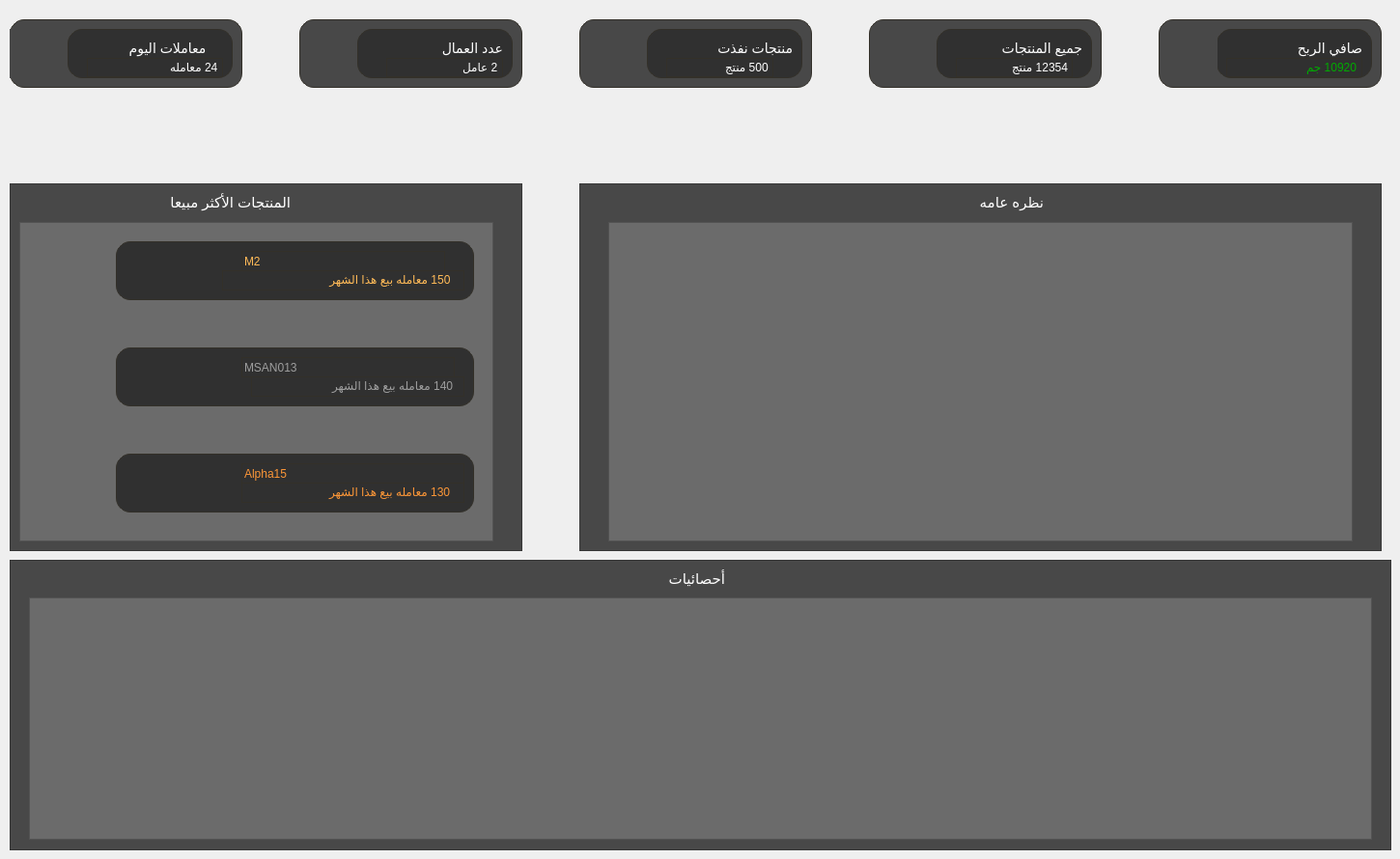
   <widget class="QWidget" name="tab">
    <attribute name="title">
     <string>mian tab</string>
    </attribute>
    <widget class="QGraphicsView" name="graphicsView_8">
     <property name="geometry">
      <rect>
       <x>10</x>
       <y>580</y>
       <width>1431</width>
       <height>301</height>
      </rect>
     </property>
     <property name="styleSheet">
      <string notr="true">background-color: rgb(72, 72, 72);
</string>
     </property>
    </widget>
    <widget class="QGraphicsView" name="graphicsView_9">
     <property name="geometry">
      <rect>
       <x>30</x>
       <y>619</y>
       <width>1391</width>
       <height>251</height>
      </rect>
     </property>
     <property name="styleSheet">
      <string notr="true">background-color: rgb(136, 136, 136);
background-color: rgb(107, 107, 107);</string>
     </property>
    </widget>
    <widget class="QLabel" name="label_23">
     <property name="geometry">
      <rect>
       <x>670</x>
       <y>590</y>
       <width>81</width>
       <height>20</height>
      </rect>
     </property>
     <property name="styleSheet">
      <string notr="true">background-color: transparent;
color: rgb(255, 255, 255);
font-size:15px;</string>
     </property>
     <property name="text">
      <string>أحصائيات</string>
     </property>
    </widget>
    <widget class="QGraphicsView" name="graphicsView_18">
     <property name="geometry">
      <rect>
       <x>1200</x>
       <y>20</y>
       <width>231</width>
       <height>71</height>
      </rect>
     </property>
     <property name="autoFillBackground">
      <bool>false</bool>
     </property>
     <property name="styleSheet">
      <string notr="true">
background-color: rgb(72, 72, 72);
border-radius:15px;
	border:1px solid #333029;
</string>
     </property>
    </widget>
    <widget class="QGraphicsView" name="graphicsView_19">
     <property name="geometry">
      <rect>
       <x>1260</x>
       <y>30</y>
       <width>161</width>
       <height>51</height>
      </rect>
     </property>
     <property name="autoFillBackground">
      <bool>false</bool>
     </property>
     <property name="styleSheet">
      <string notr="true">
background-color: rgb(48, 48, 48);
border-radius:15px;
	border:1px solid #333029;
</string>
     </property>
    </widget>
    <widget class="QGraphicsView" name="graphicsView_20">
     <property name="geometry">
      <rect>
       <x>900</x>
       <y>20</y>
       <width>241</width>
       <height>71</height>
      </rect>
     </property>
     <property name="autoFillBackground">
      <bool>false</bool>
     </property>
     <property name="styleSheet">
      <string notr="true">
background-color: rgb(72, 72, 72);
border-radius:15px;
	border:1px solid #333029;
</string>
     </property>
    </widget>
    <widget class="QGraphicsView" name="graphicsView_21">
     <property name="geometry">
      <rect>
       <x>600</x>
       <y>20</y>
       <width>241</width>
       <height>71</height>
      </rect>
     </property>
     <property name="autoFillBackground">
      <bool>false</bool>
     </property>
     <property name="styleSheet">
      <string notr="true">
background-color: rgb(72, 72, 72);
border-radius:15px;
	border:1px solid #333029;
</string>
     </property>
    </widget>
    <widget class="QGraphicsView" name="graphicsView_22">
     <property name="geometry">
      <rect>
       <x>10</x>
       <y>20</y>
       <width>241</width>
       <height>71</height>
      </rect>
     </property>
     <property name="autoFillBackground">
      <bool>false</bool>
     </property>
     <property name="styleSheet">
      <string notr="true">
background-color: rgb(72, 72, 72);
border-radius:15px;
	border:1px solid #333029;
</string>
     </property>
    </widget>
    <widget class="QGraphicsView" name="graphicsView_23">
     <property name="geometry">
      <rect>
       <x>310</x>
       <y>20</y>
       <width>231</width>
       <height>71</height>
      </rect>
     </property>
     <property name="autoFillBackground">
      <bool>false</bool>
     </property>
     <property name="styleSheet">
      <string notr="true">
background-color: rgb(72, 72, 72);
border-radius:15px;
	border:1px solid #333029;
</string>
     </property>
    </widget>
    <widget class="QGraphicsView" name="graphicsView_24">
     <property name="geometry">
      <rect>
       <x>970</x>
       <y>30</y>
       <width>161</width>
       <height>51</height>
      </rect>
     </property>
     <property name="autoFillBackground">
      <bool>false</bool>
     </property>
     <property name="styleSheet">
      <string notr="true">
background-color: rgb(48, 48, 48);
border-radius:15px;
	border:1px solid #333029;
</string>
     </property>
    </widget>
    <widget class="QGraphicsView" name="graphicsView_25">
     <property name="geometry">
      <rect>
       <x>670</x>
       <y>30</y>
       <width>161</width>
       <height>51</height>
      </rect>
     </property>
     <property name="autoFillBackground">
      <bool>false</bool>
     </property>
     <property name="styleSheet">
      <string notr="true">
background-color: rgb(48, 48, 48);
border-radius:15px;
	border:1px solid #333029;
</string>
     </property>
    </widget>
    <widget class="QGraphicsView" name="graphicsView_26">
     <property name="geometry">
      <rect>
       <x>370</x>
       <y>30</y>
       <width>161</width>
       <height>51</height>
      </rect>
     </property>
     <property name="autoFillBackground">
      <bool>false</bool>
     </property>
     <property name="styleSheet">
      <string notr="true">
background-color: rgb(48, 48, 48);
border-radius:15px;
	border:1px solid #333029;
</string>
     </property>
    </widget>
    <widget class="QGraphicsView" name="graphicsView_27">
     <property name="geometry">
      <rect>
       <x>70</x>
       <y>30</y>
       <width>171</width>
       <height>51</height>
      </rect>
     </property>
     <property name="autoFillBackground">
      <bool>false</bool>
     </property>
     <property name="styleSheet">
      <string notr="true">
background-color: rgb(48, 48, 48);
border-radius:15px;
	border:1px solid #333029;
</string>
     </property>
    </widget>
    <widget class="QLineEdit" name="lineEdit_3">
     <property name="geometry">
      <rect>
       <x>1270</x>
       <y>60</y>
       <width>141</width>
       <height>20</height>
      </rect>
     </property>
     <property name="styleSheet">
      <string notr="true">color: rgb(0, 170, 0);
background-color: rgb(48, 48, 48);
border-radius:15px;
	border:1px solid #333029;
</string>
     </property>
     <property name="text">
      <string>10920 جم</string>
     </property>
     <property name="readOnly">
      <bool>true</bool>
     </property>
    </widget>
    <widget class="QLabel" name="label_41">
     <property name="geometry">
      <rect>
       <x>1330</x>
       <y>40</y>
       <width>81</width>
       <height>21</height>
      </rect>
     </property>
     <property name="layoutDirection">
      <enum>Qt::LeftToRight</enum>
     </property>
     <property name="styleSheet">
      <string notr="true">color: rgb(255, 255, 255);font-size:14px;</string>
     </property>
     <property name="text">
      <string>صافي الربح</string>
     </property>
     <property name="textFormat">
      <enum>Qt::AutoText</enum>
     </property>
    </widget>
    <widget class="QLabel" name="label_40">
     <property name="geometry">
      <rect>
       <x>1210</x>
       <y>30</y>
       <width>51</width>
       <height>51</height>
      </rect>
     </property>
     <property name="styleSheet">
      <string notr="true">
background-color: rgb(72, 72, 72);</string>
     </property>
     <property name="text">
      <string/>
     </property>
     <property name="pixmap">
      <pixmap resource="icons/icons.qrc">:/newPrefix/profit.png</pixmap>
     </property>
     <property name="scaledContents">
      <bool>true</bool>
     </property>
    </widget>
    <widget class="QLineEdit" name="lineEdit_2">
     <property name="geometry">
      <rect>
       <x>990</x>
       <y>60</y>
       <width>121</width>
       <height>20</height>
      </rect>
     </property>
     <property name="styleSheet">
      <string notr="true">color: rgb(255, 255, 255);
background-color: rgb(48, 48, 48);
border-radius:15px;
	border:1px solid #333029;</string>
     </property>
     <property name="text">
      <string>12354 منتج</string>
     </property>
     <property name="readOnly">
      <bool>true</bool>
     </property>
    </widget>
    <widget class="QLabel" name="label_37">
     <property name="geometry">
      <rect>
       <x>1030</x>
       <y>40</y>
       <width>91</width>
       <height>21</height>
      </rect>
     </property>
     <property name="layoutDirection">
      <enum>Qt::LeftToRight</enum>
     </property>
     <property name="styleSheet">
      <string notr="true">color: rgb(255, 255, 255);
font-size:14px;</string>
     </property>
     <property name="text">
      <string>جميع المنتجات</string>
     </property>
     <property name="textFormat">
      <enum>Qt::AutoText</enum>
     </property>
    </widget>
    <widget class="QLabel" name="label_36">
     <property name="geometry">
      <rect>
       <x>910</x>
       <y>30</y>
       <width>51</width>
       <height>51</height>
      </rect>
     </property>
     <property name="styleSheet">
      <string notr="true">
background-color: rgb(72, 72, 72);</string>
     </property>
     <property name="text">
      <string/>
     </property>
     <property name="pixmap">
      <pixmap resource="icons/icons.qrc">:/newPrefix/boxes.png</pixmap>
     </property>
     <property name="scaledContents">
      <bool>true</bool>
     </property>
    </widget>
    <widget class="QLabel" name="label_33">
     <property name="geometry">
      <rect>
       <x>740</x>
       <y>40</y>
       <width>81</width>
       <height>21</height>
      </rect>
     </property>
     <property name="layoutDirection">
      <enum>Qt::LeftToRight</enum>
     </property>
     <property name="styleSheet">
      <string notr="true">color: rgb(255, 255, 255);
font-size:14px;</string>
     </property>
     <property name="text">
      <string>منتجات نفذت</string>
     </property>
     <property name="textFormat">
      <enum>Qt::AutoText</enum>
     </property>
    </widget>
    <widget class="QLineEdit" name="lineEdit_5">
     <property name="geometry">
      <rect>
       <x>90</x>
       <y>60</y>
       <width>141</width>
       <height>20</height>
      </rect>
     </property>
     <property name="styleSheet">
      <string notr="true">color: rgb(255, 255, 255);
background-color: rgb(48, 48, 48);
border-radius:15px;
	border:1px solid #333029;</string>
     </property>
     <property name="text">
      <string>24 معامله</string>
     </property>
     <property name="readOnly">
      <bool>true</bool>
     </property>
    </widget>
    <widget class="QLineEdit" name="lineEdit_4">
     <property name="geometry">
      <rect>
       <x>400</x>
       <y>60</y>
       <width>121</width>
       <height>20</height>
      </rect>
     </property>
     <property name="styleSheet">
      <string notr="true">color: rgb(255, 255, 255);
background-color: rgb(48, 48, 48);
border-radius:15px;
	border:1px solid #333029;</string>
     </property>
     <property name="text">
      <string>2 عامل</string>
     </property>
     <property name="readOnly">
      <bool>true</bool>
     </property>
    </widget>
    <widget class="QLabel" name="label_27">
     <property name="geometry">
      <rect>
       <x>420</x>
       <y>40</y>
       <width>101</width>
       <height>21</height>
      </rect>
     </property>
     <property name="layoutDirection">
      <enum>Qt::LeftToRight</enum>
     </property>
     <property name="styleSheet">
      <string notr="true">font-size:14px;color: rgb(255, 255, 255);</string>
     </property>
     <property name="text">
      <string>عدد العمال</string>
     </property>
     <property name="textFormat">
      <enum>Qt::AutoText</enum>
     </property>
    </widget>
    <widget class="QLineEdit" name="lineEdit">
     <property name="geometry">
      <rect>
       <x>690</x>
       <y>60</y>
       <width>111</width>
       <height>20</height>
      </rect>
     </property>
     <property name="styleSheet">
      <string notr="true">color: rgb(255, 255, 255);
background-color: rgb(48, 48, 48);
border-radius:15px;
	border:1px solid #333029;</string>
     </property>
     <property name="text">
      <string>500 منتج</string>
     </property>
     <property name="readOnly">
      <bool>true</bool>
     </property>
    </widget>
    <widget class="QLabel" name="label_24">
     <property name="geometry">
      <rect>
       <x>120</x>
       <y>40</y>
       <width>101</width>
       <height>21</height>
      </rect>
     </property>
     <property name="layoutDirection">
      <enum>Qt::LeftToRight</enum>
     </property>
     <property name="styleSheet">
      <string notr="true">font-size:14px;color: rgb(255, 255, 255);</string>
     </property>
     <property name="text">
      <string>  معاملات اليوم</string>
     </property>
     <property name="textFormat">
      <enum>Qt::AutoText</enum>
     </property>
    </widget>
    <widget class="QLabel" name="label_32">
     <property name="geometry">
      <rect>
       <x>610</x>
       <y>30</y>
       <width>51</width>
       <height>51</height>
      </rect>
     </property>
     <property name="styleSheet">
      <string notr="true">
background-color: rgb(72, 72, 72);</string>
     </property>
     <property name="text">
      <string/>
     </property>
     <property name="pixmap">
      <pixmap resource="icons/icons.qrc">:/newPrefix/out-of-stock.png</pixmap>
     </property>
     <property name="scaledContents">
      <bool>true</bool>
     </property>
    </widget>
    <widget class="QLabel" name="label_25">
     <property name="geometry">
      <rect>
       <x>10</x>
       <y>30</y>
       <width>51</width>
       <height>51</height>
      </rect>
     </property>
     <property name="styleSheet">
      <string notr="true">
background-color: rgb(72, 72, 72);</string>
     </property>
     <property name="text">
      <string/>
     </property>
     <property name="pixmap">
      <pixmap resource="icons/icons.qrc">:/newPrefix/availability.png</pixmap>
     </property>
     <property name="scaledContents">
      <bool>true</bool>
     </property>
    </widget>
    <widget class="QLabel" name="label_26">
     <property name="geometry">
      <rect>
       <x>320</x>
       <y>30</y>
       <width>41</width>
       <height>51</height>
      </rect>
     </property>
     <property name="styleSheet">
      <string notr="true">
background-color: rgb(72, 72, 72);</string>
     </property>
     <property name="text">
      <string/>
     </property>
     <property name="pixmap">
      <pixmap resource="icons/icons.qrc">:/newPrefix/team.png</pixmap>
     </property>
     <property name="scaledContents">
      <bool>true</bool>
     </property>
    </widget>
    <widget class="QGraphicsView" name="graphicsView_28">
     <property name="geometry">
      <rect>
       <x>600</x>
       <y>190</y>
       <width>831</width>
       <height>381</height>
      </rect>
     </property>
     <property name="styleSheet">
      <string notr="true">background-color: rgb(72, 72, 72);
</string>
     </property>
    </widget>
    <widget class="QLabel" name="label_44">
     <property name="geometry">
      <rect>
       <x>940</x>
       <y>200</y>
       <width>141</width>
       <height>20</height>
      </rect>
     </property>
     <property name="styleSheet">
      <string notr="true">background-color: transparent;
color: rgb(255, 255, 255);
font-size:15px;</string>
     </property>
     <property name="text">
      <string>نظره عامه</string>
     </property>
    </widget>
    <widget class="QGraphicsView" name="graphicsView_31">
     <property name="geometry">
      <rect>
       <x>630</x>
       <y>230</y>
       <width>771</width>
       <height>331</height>
      </rect>
     </property>
     <property name="styleSheet">
      <string notr="true">background-color: rgb(136, 136, 136);
background-color: rgb(107, 107, 107);</string>
     </property>
    </widget>
    <widget class="QGraphicsView" name="graphicsView_32">
     <property name="geometry">
      <rect>
       <x>10</x>
       <y>190</y>
       <width>531</width>
       <height>381</height>
      </rect>
     </property>
     <property name="styleSheet">
      <string notr="true">background-color: rgb(72, 72, 72);
</string>
     </property>
    </widget>
    <widget class="QGraphicsView" name="graphicsView_33">
     <property name="geometry">
      <rect>
       <x>20</x>
       <y>230</y>
       <width>491</width>
       <height>331</height>
      </rect>
     </property>
     <property name="styleSheet">
      <string notr="true">background-color: rgb(136, 136, 136);
background-color: rgb(107, 107, 107);</string>
     </property>
    </widget>
    <widget class="QLabel" name="label_43">
     <property name="geometry">
      <rect>
       <x>160</x>
       <y>200</y>
       <width>141</width>
       <height>20</height>
      </rect>
     </property>
     <property name="styleSheet">
      <string notr="true">background-color: transparent;
color: rgb(255, 255, 255);
font-size:15px;</string>
     </property>
     <property name="text">
      <string>المنتجات الأكثر مبيعا</string>
     </property>
    </widget>
    <widget class="QLabel" name="label_56">
     <property name="geometry">
      <rect>
       <x>50</x>
       <y>470</y>
       <width>51</width>
       <height>51</height>
      </rect>
     </property>
     <property name="styleSheet">
      <string notr="true">background-color: rgb(107, 107, 107);</string>
     </property>
     <property name="text">
      <string/>
     </property>
     <property name="pixmap">
      <pixmap resource="icons/icons.qrc">:/newPrefix/33.png</pixmap>
     </property>
     <property name="scaledContents">
      <bool>true</bool>
     </property>
    </widget>
    <widget class="QLabel" name="label_60">
     <property name="geometry">
      <rect>
       <x>50</x>
       <y>360</y>
       <width>51</width>
       <height>51</height>
      </rect>
     </property>
     <property name="styleSheet">
      <string notr="true">background-color: rgb(107, 107, 107);</string>
     </property>
     <property name="text">
      <string/>
     </property>
     <property name="pixmap">
      <pixmap resource="icons/icons.qrc">:/newPrefix/2.png</pixmap>
     </property>
     <property name="scaledContents">
      <bool>true</bool>
     </property>
    </widget>
    <widget class="QLabel" name="label_61">
     <property name="geometry">
      <rect>
       <x>50</x>
       <y>250</y>
       <width>51</width>
       <height>51</height>
      </rect>
     </property>
     <property name="styleSheet">
      <string notr="true">background-color: rgb(107, 107, 107);</string>
     </property>
     <property name="text">
      <string/>
     </property>
     <property name="pixmap">
      <pixmap resource="icons/icons.qrc">:/newPrefix/11.png</pixmap>
     </property>
     <property name="scaledContents">
      <bool>true</bool>
     </property>
    </widget>
    <widget class="QGraphicsView" name="graphicsView_36">
     <property name="geometry">
      <rect>
       <x>120</x>
       <y>470</y>
       <width>371</width>
       <height>61</height>
      </rect>
     </property>
     <property name="autoFillBackground">
      <bool>false</bool>
     </property>
     <property name="styleSheet">
      <string notr="true">
background-color: rgb(48, 48, 48);
border-radius:15px;
	border:1px solid #333029;
</string>
     </property>
    </widget>
    <widget class="QGraphicsView" name="graphicsView_37">
     <property name="geometry">
      <rect>
       <x>120</x>
       <y>250</y>
       <width>371</width>
       <height>61</height>
      </rect>
     </property>
     <property name="autoFillBackground">
      <bool>false</bool>
     </property>
     <property name="styleSheet">
      <string notr="true">
background-color: rgb(48, 48, 48);
border-radius:15px;
	border:1px solid #333029;
</string>
     </property>
    </widget>
    <widget class="QGraphicsView" name="graphicsView_38">
     <property name="geometry">
      <rect>
       <x>120</x>
       <y>360</y>
       <width>371</width>
       <height>61</height>
      </rect>
     </property>
     <property name="autoFillBackground">
      <bool>false</bool>
     </property>
     <property name="styleSheet">
      <string notr="true">
background-color: rgb(48, 48, 48);
border-radius:15px;
	border:1px solid #333029;
</string>
     </property>
    </widget>
    <widget class="QLineEdit" name="lineEdit_7">
     <property name="geometry">
      <rect>
       <x>230</x>
       <y>280</y>
       <width>251</width>
       <height>21</height>
      </rect>
     </property>
     <property name="styleSheet">
      <string notr="true">color: rgb(255, 255, 255);
background-color: rgb(48, 48, 48);
border-radius:15px;
	border:1px solid #333029;
font: 63 10pt &quot;Segoe UI Semibold&quot;;
color: rgb(255, 186, 87);</string>
     </property>
     <property name="text">
      <string>   150 معامله بيع هذا الشهر </string>
     </property>
    </widget>
    <widget class="QLineEdit" name="lineEdit_10">
     <property name="geometry">
      <rect>
       <x>250</x>
       <y>500</y>
       <width>231</width>
       <height>21</height>
      </rect>
     </property>
     <property name="styleSheet">
      <string notr="true">color: rgb(255, 255, 255);
background-color: rgb(48, 48, 48);
border-radius:15px;
	border:1px solid #333029;
font: 63 10pt &quot;Segoe UI Semibold&quot;;
color: rgb(252, 150, 55);
</string>
     </property>
     <property name="text">
      <string>   130 معامله بيع هذا الشهر</string>
     </property>
    </widget>
    <widget class="QLineEdit" name="lineEdit_8">
     <property name="geometry">
      <rect>
       <x>250</x>
       <y>370</y>
       <width>221</width>
       <height>21</height>
      </rect>
     </property>
     <property name="styleSheet">
      <string notr="true">color: rgb(255, 255, 255);
background-color: rgb(48, 48, 48);
border-radius:15px;
	border:1px solid #333029;
font: 63 10pt &quot;Segoe UI Semibold&quot;;
color: rgb(158, 158, 158);</string>
     </property>
     <property name="text">
      <string>MSAN013</string>
     </property>
    </widget>
    <widget class="QLineEdit" name="lineEdit_11">
     <property name="geometry">
      <rect>
       <x>250</x>
       <y>480</y>
       <width>231</width>
       <height>21</height>
      </rect>
     </property>
     <property name="styleSheet">
      <string notr="true">color: rgb(255, 255, 255);
background-color: rgb(48, 48, 48);
border-radius:15px;
	border:1px solid #333029;
font: 63 10pt &quot;Segoe UI Semibold&quot;;
color: rgb(252, 150, 55);</string>
     </property>
     <property name="text">
      <string>Alpha15</string>
     </property>
    </widget>
    <widget class="QLineEdit" name="lineEdit_6">
     <property name="geometry">
      <rect>
       <x>250</x>
       <y>260</y>
       <width>211</width>
       <height>21</height>
      </rect>
     </property>
     <property name="styleSheet">
      <string notr="true">color: rgb(255, 255, 255);
background-color: rgb(48, 48, 48);
border-radius:15px;
	border:1px solid #333029;
font: 63 10pt &quot;Segoe UI Semibold&quot;;
color:rgb(255, 186, 87);</string>
     </property>
     <property name="text">
      <string>M2</string>
     </property>
    </widget>
    <widget class="QLineEdit" name="lineEdit_9">
     <property name="geometry">
      <rect>
       <x>260</x>
       <y>390</y>
       <width>221</width>
       <height>21</height>
      </rect>
     </property>
     <property name="styleSheet">
      <string notr="true">color: rgb(255, 255, 255);
background-color: rgb(48, 48, 48);
border-radius:15px;
	border:1px solid #333029;
font: 63 10pt &quot;Segoe UI Semibold&quot;;
color: rgb(158, 158, 158);</string>
     </property>
     <property name="text">
      <string>  140 معامله بيع هذا الشهر</string>
     </property>
    </widget>
    <widget class="QLabel" name="label_69">
     <property name="geometry">
      <rect>
       <x>90</x>
       <y>629</y>
       <width>491</width>
       <height>221</height>
      </rect>
     </property>
     <property name="styleSheet">
      <string notr="true">background-color: rgb(107, 107, 107);</string>
     </property>
     <property name="text">
      <string/>
     </property>
     <property name="pixmap">
      <pixmap resource="icons/icons.qrc">:/newPrefix/Profit-Graph.gif</pixmap>
     </property>
     <property name="scaledContents">
      <bool>true</bool>
     </property>
    </widget>
    <widget class="QLabel" name="label_70">
     <property name="geometry">
      <rect>
       <x>690</x>
       <y>629</y>
       <width>691</width>
       <height>221</height>
      </rect>
     </property>
     <property name="styleSheet">
      <string notr="true">background-color: rgb(107, 107, 107);</string>
     </property>
     <property name="text">
      <string/>
     </property>
     <property name="pixmap">
      <pixmap resource="icons/icons.qrc">:/newPrefix/PlotTypes_Bar_MultipleBars.png</pixmap>
     </property>
     <property name="scaledContents">
      <bool>true</bool>
     </property>
    </widget>
   </widget>
